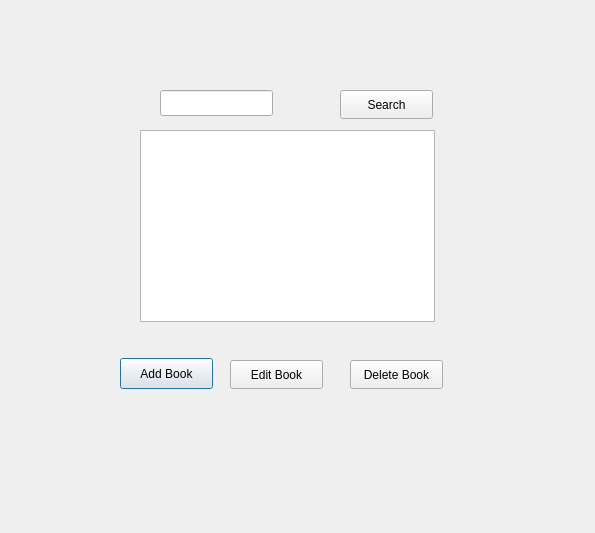
<?xml version="1.0" encoding="UTF-8"?>
<ui version="4.0">
 <class>ViewBooksWindow</class>
 <widget class="QDialog" name="ViewBooksWindow">
  <property name="geometry">
   <rect>
    <x>0</x>
    <y>0</y>
    <width>595</width>
    <height>533</height>
   </rect>
  </property>
  <property name="windowTitle">
   <string>Dialog</string>
  </property>
  <widget class="QTableWidget" name="bookTable">
   <property name="geometry">
    <rect>
     <x>140</x>
     <y>130</y>
     <width>295</width>
     <height>192</height>
    </rect>
   </property>
  </widget>
  <widget class="QPushButton" name="pushButton">
   <property name="geometry">
    <rect>
     <x>120</x>
     <y>358</y>
     <width>93</width>
     <height>31</height>
    </rect>
   </property>
   <property name="text">
    <string>Add Book</string>
   </property>
  </widget>
  <widget class="QPushButton" name="pushButton_2">
   <property name="geometry">
    <rect>
     <x>230</x>
     <y>360</y>
     <width>93</width>
     <height>29</height>
    </rect>
   </property>
   <property name="text">
    <string>Edit Book</string>
   </property>
  </widget>
  <widget class="QPushButton" name="pushButton_3">
   <property name="geometry">
    <rect>
     <x>350</x>
     <y>360</y>
     <width>93</width>
     <height>29</height>
    </rect>
   </property>
   <property name="text">
    <string>Delete Book</string>
   </property>
  </widget>
  <widget class="QPushButton" name="pushButton_4">
   <property name="geometry">
    <rect>
     <x>340</x>
     <y>90</y>
     <width>93</width>
     <height>29</height>
    </rect>
   </property>
   <property name="text">
    <string>Search</string>
   </property>
  </widget>
  <widget class="QLineEdit" name="lineEdit">
   <property name="geometry">
    <rect>
     <x>160</x>
     <y>90</y>
     <width>113</width>
     <height>26</height>
    </rect>
   </property>
  </widget>
 </widget>
 <resources/>
 <connections/>
</ui>
